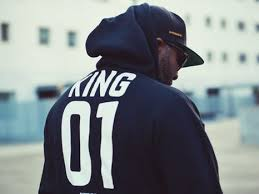
#> input picture datasets_for_training/abnormal_cloth_detaction_dataset/Hoodies/1000000004.jpg, 259 x 194 px, given in place of 1000000143.jpg, which was not available
$ python background_remove_bluck.py   (older library calls are emulated)
#> lines starting #> are read from the running program, lines starting #| are printed output that depends on the picture; after the words box and inside, x2 and y2 are one past the last pixel; in counts of white or black regions, pixels touching at a corner belong together; pictures that were not available may be replaced by others from this repository, and a replacement may not be noted
import cv2
import numpy as np
from matplotlib import pyplot as plt
import os
# == Parameters =======================================================================
BLUR = 21
CANNY_THRESH_1 = 10
CANNY_THRESH_2 = 50
MASK_DILATE_ITER = 10
MASK_ERODE_ITER = 10
MASK_COLOR = (0.0, 0.0, 1.0)  # In BGR format

# == Processing =======================================================================


for file in os.listdir("../../../datasets_for_training/abnormal_cloth_detaction_dataset/Hoodies/"):
    if file.endswith(".jpg"):
        # -- Read image -----------------------------------------------------------------------
        img = cv2.imread('../../../datasets_for_training/abnormal_cloth_detaction_dataset/Hoodies/1000000143.jpg')
#> img is the input picture: shape (194, 259, 3); mean B, G, R 139.2, 136.5, 129.3

        gray = cv2.cvtColor(img, cv2.COLOR_BGR2GRAY)

        # -- Edge detection -------------------------------------------------------------------
        edges = cv2.Canny(gray, CANNY_THRESH_1, CANNY_THRESH_2)
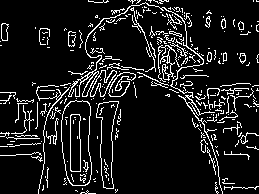
#> edges: shape (194, 259); 10.5% white in thin lines or dots
        edges = cv2.dilate(edges, None)
#> edges: shape (194, 259); 33.7% white; 23 white regions (7 under 20 px), largest, box (x1, y1, x2, y2) and area: (0, 0, 259, 194) 15347, (38, 27, 51, 49) 216, (63, 27, 77, 48) 174
        edges = cv2.erode(edges, None)
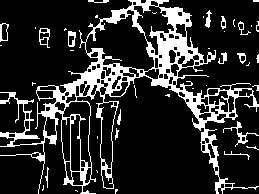
#> edges: shape (194, 259); 17.6% white; 42 white regions (27 under 20 px)

        # -- Find contours in edges, sort by area ---------------------------------------------
        contour_info = []
        _, contours, _ = cv2.findContours(edges, cv2.RETR_LIST, cv2.CHAIN_APPROX_NONE)
#> contours = 154 contours, 66 with area under 20; largest, box (x1, y1, x2, y2) and area: (0, 0, 259, 194) 14948, (85, 9, 155, 72) 2372, (133, 5, 175, 56) 920, (62, 101, 92, 168) 776, (98, 101, 117, 169) 742
        for c in contours:
            contour_info.append((
                c,
                cv2.isContourConvex(c),
                cv2.contourArea(c),
            ))
#> this loop made 154 passes
#> c on passes 1, 8, 25: [[75, 190], [76, 190], [77, 191], [76, 190]], [[96, 170], [97, 171], [97, 172], [97, 171]], [[97, 136], [97, 137], [97, 138], [97, 137]]
#> after the loop, contour_info = 154 items
        contour_info = sorted(contour_info, key=lambda c: c[2], reverse=True)
        max_contour = contour_info[0]
#> max_contour = 3 items, first 3: contour of 2713 points, box (x1, y1, x2, y2) (0, 0, 259, 194), area 14948, False, 14947.5

        # -- Create empty mask, draw filled polygon on it corresponding to largest contour ----
        # Mask is black, polygon is white
        mask = np.zeros(edges.shape)
        cv2.fillConvexPoly(mask, max_contour[0], (255))
#> mask: shape (194, 259) float64; 55.4% white; 9 black regions (1 under 20 px), largest, box (x1, y1, x2, y2) and area: (0, 0, 132, 146) 10259, (141, 0, 259, 104) 6819, (205, 107, 259, 188) 3027

        # -- Smooth mask, then blur it --------------------------------------------------------
        mask = cv2.dilate(mask, None, iterations=MASK_DILATE_ITER)
#> mask: shape (194, 259) float64; 77.6% white; 5 black regions, box (x1, y1, x2, y2) and area: (0, 0, 101, 82) 5658, (193, 0, 259, 75) 3406, (227, 122, 259, 177) 1380, (0, 166, 30, 194) 781, (0, 114, 5, 122) 40
        mask = cv2.erode(mask, None, iterations=MASK_ERODE_ITER)
#> mask: shape (194, 259) float64; 65.2% white; 5 black regions, box (x1, y1, x2, y2) and area: (0, 0, 111, 92) 7728, (183, 0, 259, 85) 5076, (217, 112, 259, 187) 2780, (0, 156, 40, 194) 1481, (0, 104, 15, 132) 420
        mask = cv2.GaussianBlur(mask, (BLUR, BLUR), 0)
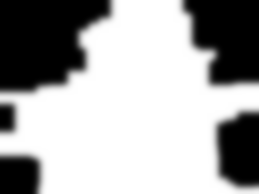
#> mask: shape (194, 259) float64; min 0, max 255, mean 166.3; drawn with min black and max white

        mask_stack = np.dstack([mask] * 3)  # Create 3-channel alpha mask

        # -- Blend masked img into MASK_COLOR background --------------------------------------
        mask_stack = mask_stack.astype('float32') / 255.0  # Use float matrices,
        img = img.astype('float32') / 255.0  # for easy blending

        masked = (mask_stack * img) + ((1 - mask_stack) * MASK_COLOR)  # Blend
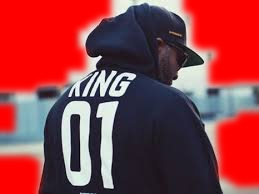
#> masked: shape (194, 259, 3) float64; mean of channels 0, 1, 2 0.268, 0.245, 0.578; drawn as B, G, R
        masked = (masked * 255).astype('uint8')  # Convert back to 8-bit

        # plt.imsave('girl_blue.png', masked)
        # split image into channels
        c_red, c_green, c_blue = cv2.split(img)
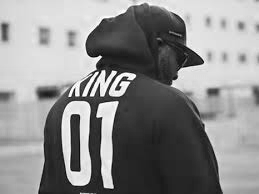
#> c_red: shape (194, 259) float32; min 0, max 1, mean 0.546
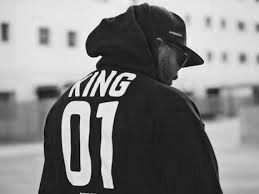
#> c_blue: shape (194, 259) float32; min 0, max 1, mean 0.507

        # merge with mask got on one of a previous steps
        img_a = cv2.merge((c_red, c_green, c_blue, mask.astype('float32') / 255.0))

        # show on screen (optional in jupiter)
        # %matplotlib inline
        # plt.imshow(img_a)
        # plt.show()

        # save to disk
        # cv2.imwrite('girl_1.png', img_a * 255)

        # or the same using plt
        plt.imsave(os.path.join("../../../datasets_for_training/abnormal_cloth_detaction_dataset/bg_removed_hood", file), img_a)
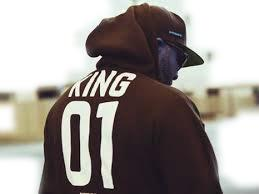
#> saved as 1000000004.jpg: shape (194, 259, 3); mean R, G, B 157.2, 151.2, 147.6

        # cv2.imshow('img', img_a)  # Displays red, saves blue

        cv2.waitKey()

        print(os.path.join("../../../datasets_for_training/abnormal_cloth_detaction_dataset/Hoodies/", file))
